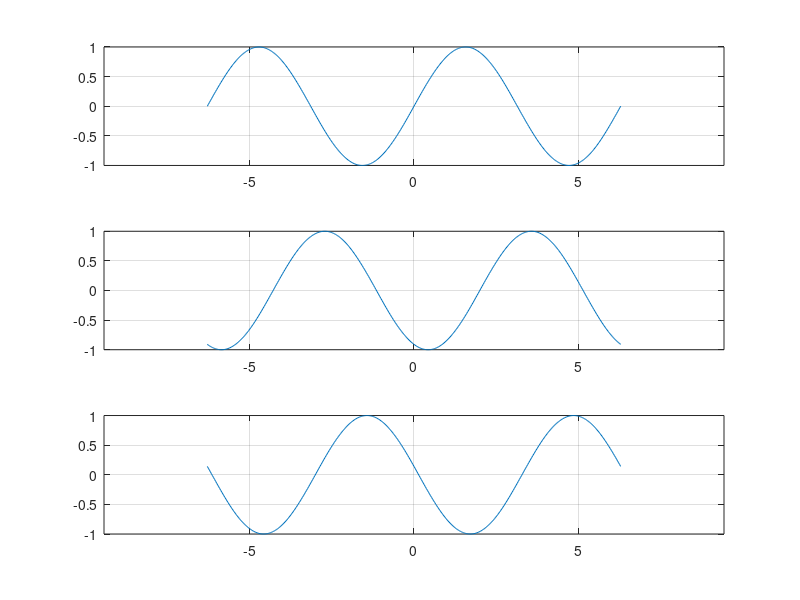

Reproduce this figure in MATLAB.
% Time Shifting a Signal

t = -2*pi : pi/100 : 2*pi;
f = sin(t);
fd = sin(t-2);
fa = sin(t+3);

% Plotting
subplot(3,1,1), plot(t,f), axis([-3*pi,3*pi,-1,1]), grid on;
subplot(3,1,2), plot(t,fd), axis([-3*pi,3*pi,-1,1]), grid on;
subplot(3,1,3), plot(t,fa), axis([-3*pi,3*pi,-1,1]), grid on;
